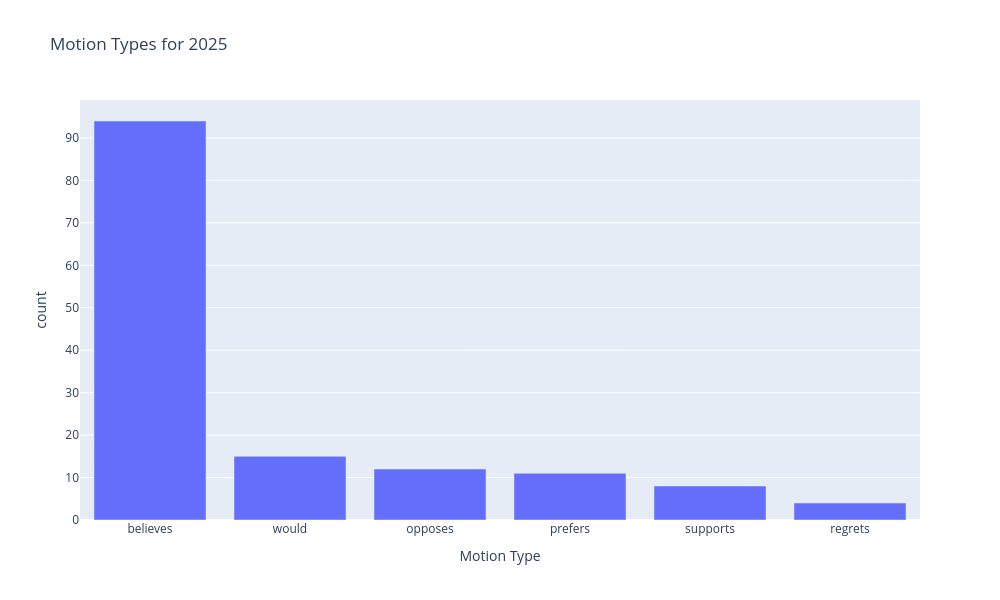

The notebook cell this image was saved under:
### Code cell
year_counts = df_this_year.value_counts('Motion Type')

px.bar(
    year_counts, 
    y='count', 
    title=f'Motion Types for {current_year}',
    labels={'Motion Type': 'Motion Type'},
    height=600,
    width=1000
).show()

### Figure 1 — Plotly figure (JSON) as saved in the notebook; plotly's stock layout.template omitted (floating-point values rounded to 4 significant figures)
{"data": [{"hovertemplate": "Motion Type=%{x}<br>count=%{y}<extra></extra>", "legendgroup": "", "marker": {"color": "#636efa", "pattern": {"shape": ""}}, "name": "", "orientation": "v", "showlegend": false, "textposition": "auto", "type": "bar", "x": ["believes", "would", "opposes", "prefers", "supports", "regrets"], "xaxis": "x", "y": [94, 15, 12, 11, 8, 4], "yaxis": "y"}], "layout": {"barmode": "relative", "height": 600, "legend": {"tracegroupgap": 0}, "title": {"text": "Motion Types for 2025"}, "width": 1000, "xaxis": {"anchor": "y", "domain": [0, 1], "title": {"text": "Motion Type"}}, "yaxis": {"anchor": "x", "domain": [0, 1], "title": {"text": "count"}}}}
